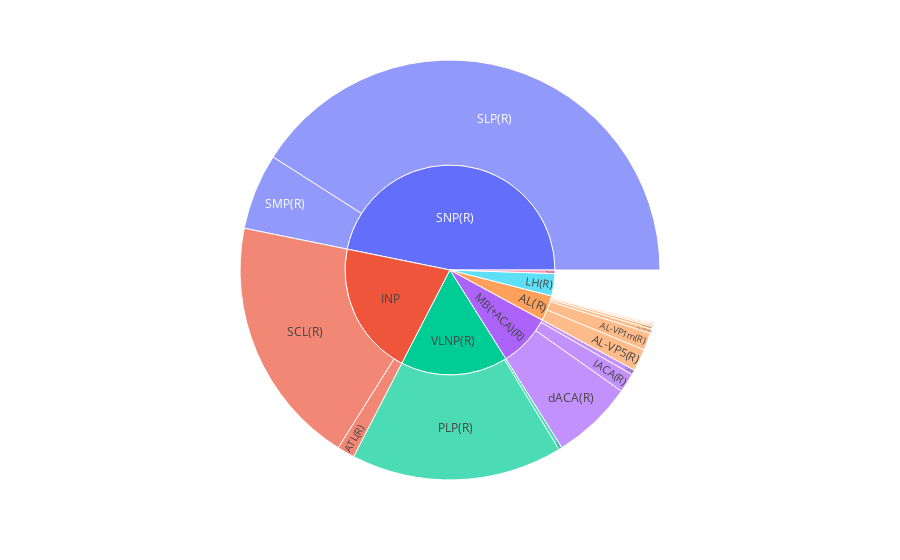

The code cell stored with this chart in its notebook:
### Code cell
sbplot1 = create__connectivity_plot(df['json1'])
sbplot1

### Figure 1 — Plotly figure (JSON) as saved in the notebook; plotly's stock layout.template omitted (floating-point values rounded to 4 significant figures)
{"data": [{"branchvalues": "total", "domain": {"x": [0, 1], "y": [0, 1]}, "hovertemplate": "labels=%{label}<br>synapse_count=%{value}<br>parent=%{parent}<br>id=%{id}<extra></extra>", "ids": ["AL(R)/AL-V(R)", "AL(R)/AL-VC5(R)", "AL(R)/AL-VP1d(R)", "AL(R)/AL-VP1l(R)", "AL(R)/AL-VP1m(R)", "AL(R)/AL-VP2(R)", "AL(R)/AL-VP3(R)", "AL(R)/AL-VP5(R)", "INP/ATL(R)", "VLNP(R)/AVLP(R)", "MB(+ACA)(R)/CA(R)", "VLNP(R)/PLP(R)", "INP/SCL(R)", "SNP(R)/SLP(R)", "SNP(R)/SMP(R)", "MB(+ACA)(R)/dACA(R)", "MB(+ACA)(R)/lACA(R)", "AL(R)", "INP", "LH(R)", "MB(+ACA)(R)", "SNP(R)", "VLNP(R)", "mALT(R)"], "labels": ["AL-V(R)", "AL-VC5(R)", "AL-VP1d(R)", "AL-VP1l(R)", "AL-VP1m(R)", "AL-VP2(R)", "AL-VP3(R)", "AL-VP5(R)", "ATL(R)", "AVLP(R)", "CA(R)", "PLP(R)", "SCL(R)", "SLP(R)", "SMP(R)", "dACA(R)", "lACA(R)", "AL(R)", "INP", "LH(R)", "MB(+ACA)(R)", "SNP(R)", "VLNP(R)", "mALT(R)"], "name": "", "parents": ["AL(R)", "AL(R)", "AL(R)", "AL(R)", "AL(R)", "AL(R)", "AL(R)", "AL(R)", "INP", "VLNP(R)", "MB(+ACA)(R)", "VLNP(R)", "INP", "SNP(R)", "SNP(R)", "MB(+ACA)(R)", "MB(+ACA)(R)", "", "", "", "", "", "", ""], "type": "sunburst", "values": [6, 5, 2, 4, 67, 16, 11, 84, 67, 13, 19, 806, 954, 2029, 290, 310, 74, 195, 1021, 170, 403, 2319, 819, 27]}], "layout": {"legend": {"tracegroupgap": 0}, "margin": {"t": 60}}}
